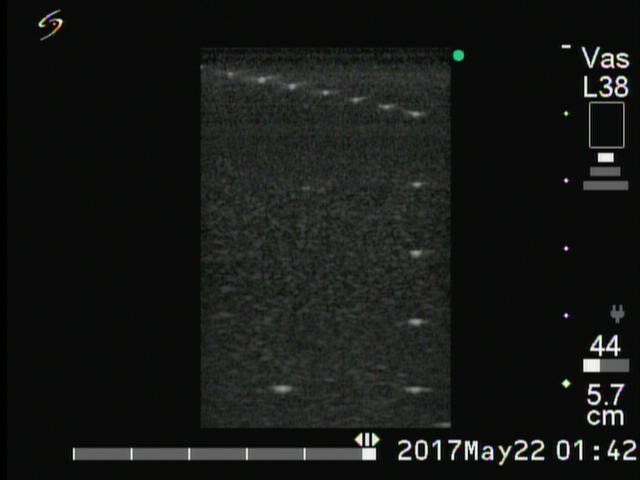
%> input picture 57-high-res.bmp, 640 x 480 px
$ octave hw1_psf.m   (GNU Octave 9; MATLAB toolbox functions it lacks are replaced by stand-ins)
%> lines starting %> are read from the running program, lines starting %| are printed output that depends on the picture
clear;

DR = 60;	% dynamic range (動態範圍) of the image
                % 因Sonosite無法顯示使用的動態範圍(通常會顯示在其他系統的原始影像上),可直接使用DR=60

% 在MATLAB中,imread進來的影像資料 data type 為 "uint8"
OriIm = imread('57-high-res.bmp');
%> OriIm is the input picture: size 480x640x3 uint8; mean R, G, B 21.8, 23.5, 21.4
%GrayIm = rgb2gray(OriIm);	% rgb to gray scale, data type : uint8

% 在MATLAB中，+,-,*,/等數值運算或函式只能使用於data type為double的資料上，
% 因此，在此先將uint8的data type轉成"double"
GrayIm = double(OriIm);
figure,imagesc(GrayIm), colormap(gray)
%> after `colormap(gray)`:
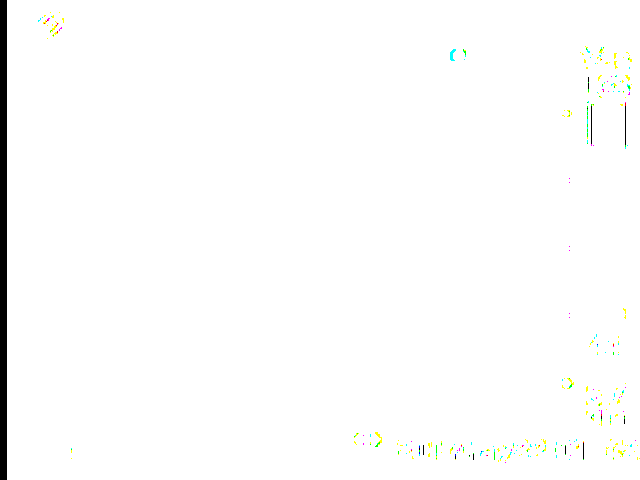
%> displayed picture: size 480x640x3, on the screen's scale of 0 to 255; mean R, G, B 251.8, 252, 251.5

% 將原始影像上，真正屬於仿體影像的部份取出，不同的影像取的區域不同，
% 請自己找出自己擷取影像真正屬於仿體影像的部份
GrayIm = GrayIm(45:428,200:452); %57
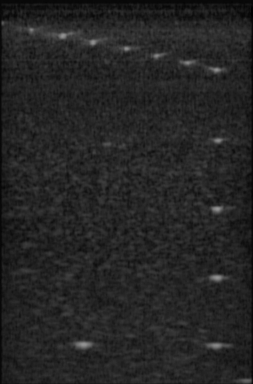
%> GrayIm: size 384x253 double; min 0, max 149, mean 36.7

% gray to dB 由0-255的灰階轉成 dB
dBIm = GrayIm - min(min(GrayIm));	% set min value to 0
dBIm = dBIm/max(max(dBIm));			% normalization, 0 - 1
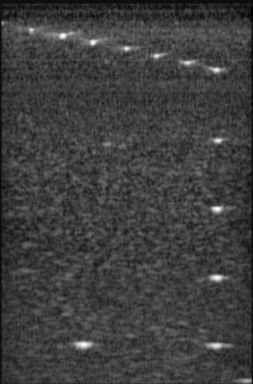
%> dBIm: size 384x253 double; min 0, max 1, mean 0.246
dBIm = dBIm*DR;							% to dB, 0 - DR

% show B-mode image
figure
image(dBIm)
colormap(gray(DR))
axis image
% 1
X = 205;
Y = 125;
W = 30;
H = 30;
% [5 lines of commented-out code are left out]

rectangle('Position' , [X Y W H] , 'Edgecolor' , 'r') % [x y w h]

colorbar
title('B-mode image, dynamic range = 50dB')
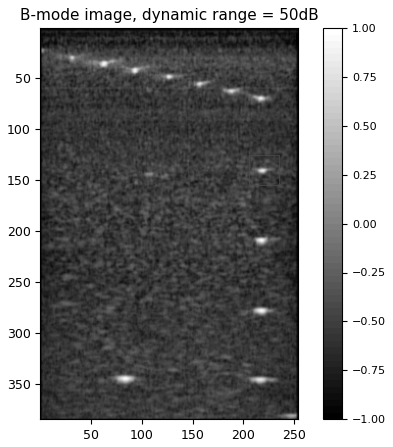
%> figure redrawn from the program's plot data
%
% ---------------------  estimate PSF size  -----------------
% 請比較不同深度上的點，PSF size有無差別?
% 比較single zone focusing與multi-zone focusing,同一深度的PSF size有無差別?

% 點的範圍
ImPt = dBIm(Y:Y+H,X:X+W);    % 請輸入範圍 %[y1:y2, x1:x2], y2-y1=20, x2-x1=30
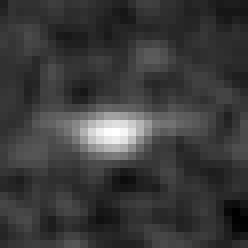
%> ImPt: size 31x31 double (shown 8 times larger); min 5.64, max 55.17, mean 17.2; drawn with min black and max white

% 以lateral projection求橫向上的PSF size
ptLalProj = max(ImPt) - max(max(ImPt)); % normalise, in dB
%> ptLalProj = 31 values, max 0 at index 15, min -36.24 at index 27, mean -24.56

% show lateral projection
figure
plot(ptLalProj)
title('lateral projection')
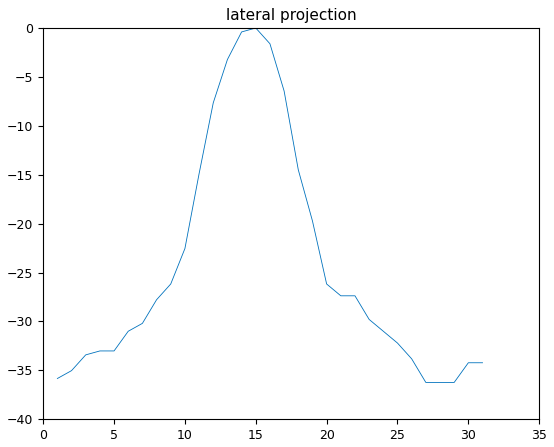
%> figure redrawn from the program's plot data; curve peaks at x = 15, y = 0

% axial projection
ptAxiProj =  max(ImPt,[],2) - max(max(ImPt,[],2));   % 請transpose 點影像, 再取與lateral projection相同的計算方式
%> ptAxiProj = 31 values, max 0 at index 17, min -39.06 at index 3, mean -30.68
figure
plot(ptAxiProj)
title('axial projection')
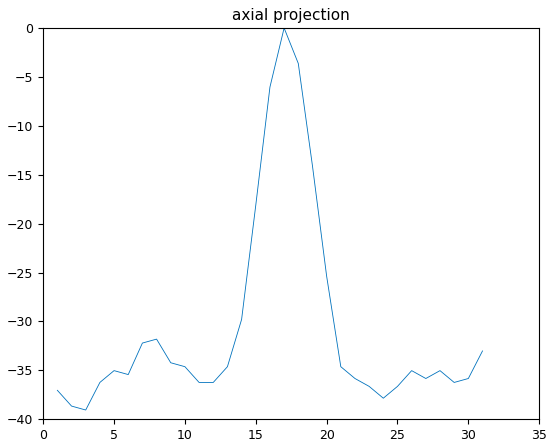
%> figure redrawn from the program's plot data; curve peaks at x = 17, y = 0

% 計算 lateral projection 的-6dB寬度. 此為psf size
idx = find(ptLalProj >= -6 );	% find the indexes of the values, >= -6 dB
%> idx = [13 14 15 16]
% !!!!!!!!!!! 近似求法，請以較準確的方法求出-6dB寬度?
Width6dB = idx(end) - idx(1); % -6 dB width in index, !!! 此為近似的求法 (相當不準確)
%> Width6dB = 3
							  % 因idx(end)與idx(1)所對應的值未必恰好等於 -6 dB，
                              % 要準確的求出-6dB寬度，至少得將對應-6 dB的index值內插出來再求
                              % 此外要注意，此時求出來的寬度僅為相差的index大小
                              % 若要換算成實際的單位如 mm，得找出兩個連續index間實際間隔多少mm


% 以axis projection求軸向上PSF size
% 幾乎與lateral projection一樣的求法
idx = find(ptAxiProj >= -6 );	% find the indexes of the values, >= -6 dB
%> idx = [17; 18]
% !!!!!!!!!!! 近似求法，請以較準確的方法求出-6dB寬度?
lastidx = (-6 - ptAxiProj(idx(end)))/(ptAxiProj(idx(end)+1) - ptAxiProj(idx(end)))+idx(end);
%> lastidx = 18.23
firstidx = idx(1) - (-6 - ptAxiProj(idx(1)))/(ptAxiProj(idx(1)-1) - ptAxiProj(idx(1)));
%> firstidx = 16.01
Width6dBAxi = lastidx - firstidx;
%> Width6dBAxi = 2.22
